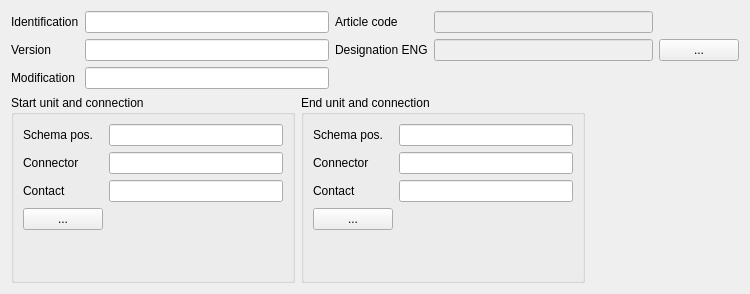
<?xml version="1.0" encoding="UTF-8"?>
<ui version="4.0">
 <class>mdtClLinkEditor</class>
 <widget class="QWidget" name="mdtClLinkEditor">
  <property name="geometry">
   <rect>
    <x>0</x>
    <y>0</y>
    <width>750</width>
    <height>294</height>
   </rect>
  </property>
  <property name="windowTitle">
   <string>Form</string>
  </property>
  <layout class="QVBoxLayout" name="verticalLayout">
   <item>
    <layout class="QHBoxLayout" name="horizontalLayout">
     <item>
      <layout class="QFormLayout" name="formLayout">
       <item row="0" column="0">
        <widget class="QLabel" name="lbIdentification_FK">
         <property name="text">
          <string>Identification</string>
         </property>
        </widget>
       </item>
       <item row="0" column="1">
        <widget class="QLineEdit" name="fld_Identification_FK"/>
       </item>
       <item row="1" column="0">
        <widget class="QLabel" name="lbVersion">
         <property name="text">
          <string>Version</string>
         </property>
        </widget>
       </item>
       <item row="1" column="1">
        <widget class="QLineEdit" name="fld_Version"/>
       </item>
       <item row="2" column="0">
        <widget class="QLabel" name="lbModification">
         <property name="text">
          <string>Modification</string>
         </property>
        </widget>
       </item>
       <item row="2" column="1">
        <widget class="QLineEdit" name="fld_Modification"/>
       </item>
      </layout>
     </item>
     <item>
      <layout class="QFormLayout" name="formLayout_2">
       <item row="0" column="0">
        <widget class="QLabel" name="lbArticleCode">
         <property name="text">
          <string>Article code</string>
         </property>
        </widget>
       </item>
       <item row="0" column="1">
        <widget class="QLineEdit" name="leArticleCode">
         <property name="enabled">
          <bool>false</bool>
         </property>
        </widget>
       </item>
       <item row="1" column="0">
        <widget class="QLabel" name="lbArticleDesignationEN">
         <property name="text">
          <string>Designation ENG</string>
         </property>
        </widget>
       </item>
       <item row="1" column="1">
        <widget class="QLineEdit" name="leArticleDesignationEN">
         <property name="enabled">
          <bool>false</bool>
         </property>
        </widget>
       </item>
      </layout>
     </item>
     <item>
      <widget class="QPushButton" name="pbSelectArticle">
       <property name="text">
        <string>...</string>
       </property>
      </widget>
     </item>
    </layout>
   </item>
   <item>
    <layout class="QHBoxLayout" name="horizontalLayout_2">
     <item>
      <widget class="QGroupBox" name="gbStart">
       <property name="title">
        <string>Start unit and connection</string>
       </property>
       <layout class="QFormLayout" name="formLayout_3">
        <item row="0" column="0">
         <widget class="QLabel" name="lbStartUnitSchemaPosition">
          <property name="text">
           <string>Schema pos.</string>
          </property>
         </widget>
        </item>
        <item row="0" column="1">
         <widget class="QLineEdit" name="fldStartUnitSchemaPosition">
          <property name="readOnly">
           <bool>true</bool>
          </property>
         </widget>
        </item>
        <item row="1" column="0">
         <widget class="QLabel" name="lbStartConnectorName">
          <property name="text">
           <string>Connector</string>
          </property>
         </widget>
        </item>
        <item row="1" column="1">
         <widget class="QLineEdit" name="fldStartConnectorName">
          <property name="readOnly">
           <bool>true</bool>
          </property>
         </widget>
        </item>
        <item row="2" column="0">
         <widget class="QLabel" name="lbStartContactName">
          <property name="text">
           <string>Contact</string>
          </property>
         </widget>
        </item>
        <item row="2" column="1">
         <widget class="QLineEdit" name="fldStartContactName">
          <property name="readOnly">
           <bool>true</bool>
          </property>
         </widget>
        </item>
        <item row="3" column="0">
         <widget class="QPushButton" name="pbSelectStartConnection">
          <property name="text">
           <string>...</string>
          </property>
         </widget>
        </item>
        <item row="3" column="1">
         <spacer name="horizontalSpacer">
          <property name="orientation">
           <enum>Qt::Horizontal</enum>
          </property>
          <property name="sizeHint" stdset="0">
           <size>
            <width>174</width>
            <height>23</height>
           </size>
          </property>
         </spacer>
        </item>
       </layout>
      </widget>
     </item>
     <item>
      <widget class="QGroupBox" name="gbEnd">
       <property name="title">
        <string>End unit and connection</string>
       </property>
       <layout class="QFormLayout" name="formLayout_4">
        <item row="0" column="0">
         <widget class="QLabel" name="lbEndUnitSchemaPosition">
          <property name="text">
           <string>Schema pos.</string>
          </property>
         </widget>
        </item>
        <item row="0" column="1">
         <widget class="QLineEdit" name="fldEndUnitSchemaPosition">
          <property name="readOnly">
           <bool>true</bool>
          </property>
         </widget>
        </item>
        <item row="1" column="0">
         <widget class="QLabel" name="lbEndConnectorName">
          <property name="text">
           <string>Connector</string>
          </property>
         </widget>
        </item>
        <item row="1" column="1">
         <widget class="QLineEdit" name="fldEndConnectorName">
          <property name="readOnly">
           <bool>true</bool>
          </property>
         </widget>
        </item>
        <item row="2" column="0">
         <widget class="QLabel" name="lbEndContactName">
          <property name="text">
           <string>Contact</string>
          </property>
         </widget>
        </item>
        <item row="2" column="1">
         <widget class="QLineEdit" name="fldEndContactName">
          <property name="readOnly">
           <bool>true</bool>
          </property>
         </widget>
        </item>
        <item row="3" column="0">
         <widget class="QPushButton" name="pbSelectEndConnection">
          <property name="text">
           <string>...</string>
          </property>
         </widget>
        </item>
        <item row="3" column="1">
         <spacer name="horizontalSpacer_3">
          <property name="orientation">
           <enum>Qt::Horizontal</enum>
          </property>
          <property name="sizeHint" stdset="0">
           <size>
            <width>174</width>
            <height>23</height>
           </size>
          </property>
         </spacer>
        </item>
       </layout>
      </widget>
     </item>
     <item>
      <spacer name="horizontalSpacer_2">
       <property name="orientation">
        <enum>Qt::Horizontal</enum>
       </property>
       <property name="sizeHint" stdset="0">
        <size>
         <width>40</width>
         <height>20</height>
        </size>
       </property>
      </spacer>
     </item>
    </layout>
   </item>
  </layout>
 </widget>
 <resources/>
 <connections/>
</ui>
